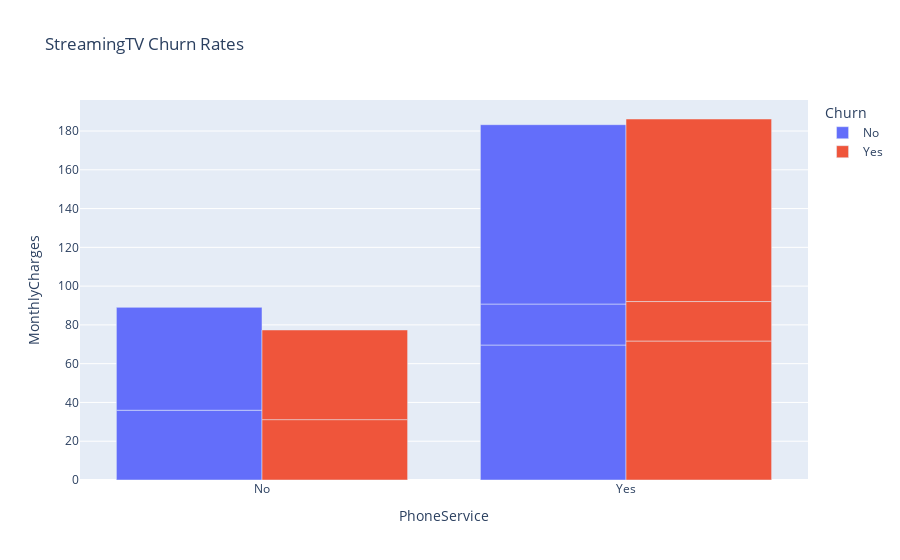

Notebook source saved alongside this figure:
### Code cell
fig = px.bar(StreamingMovies, x="PhoneService", y="MonthlyCharges", color="Churn", hover_name = "StreamingMovies",
             barmode="group", title="StreamingTV Churn Rates")

# show plot 
fig.show()

### Figure 1 — Plotly figure (JSON) as saved in the notebook; plotly's stock layout.template omitted (floating-point values rounded to 4 significant figures)
{"data": [{"alignmentgroup": "True", "hovertemplate": "<b>%{hovertext}</b><br><br>Churn=No<br>PhoneService=%{x}<br>MonthlyCharges=%{y}<extra></extra>", "hovertext": ["No", "Yes", "No", "No internet service", "Yes"], "legendgroup": "No", "marker": {"color": "#636efa", "pattern": {"shape": ""}}, "name": "No", "offsetgroup": "No", "orientation": "v", "showlegend": true, "textposition": "auto", "type": "bar", "x": ["No", "No", "Yes", "Yes", "Yes"], "xaxis": "x", "y": [35.98, 53.07, 69.62, 21.14, 92.51], "yaxis": "y"}, {"alignmentgroup": "True", "hovertemplate": "<b>%{hovertext}</b><br><br>Churn=Yes<br>PhoneService=%{x}<br>MonthlyCharges=%{y}<extra></extra>", "hovertext": ["No", "Yes", "No", "No internet service", "Yes"], "legendgroup": "Yes", "marker": {"color": "#EF553B", "pattern": {"shape": ""}}, "name": "Yes", "offsetgroup": "Yes", "orientation": "v", "showlegend": true, "textposition": "auto", "type": "bar", "x": ["No", "No", "Yes", "Yes", "Yes"], "xaxis": "x", "y": [31.14, 46.24, 71.68, 20.37, 94.15], "yaxis": "y"}], "layout": {"barmode": "group", "legend": {"title": {"text": "Churn"}, "tracegroupgap": 0}, "title": {"text": "StreamingTV Churn Rates"}, "xaxis": {"anchor": "y", "domain": [0, 1], "title": {"text": "PhoneService"}}, "yaxis": {"anchor": "x", "domain": [0, 1], "title": {"text": "MonthlyCharges"}}}}
